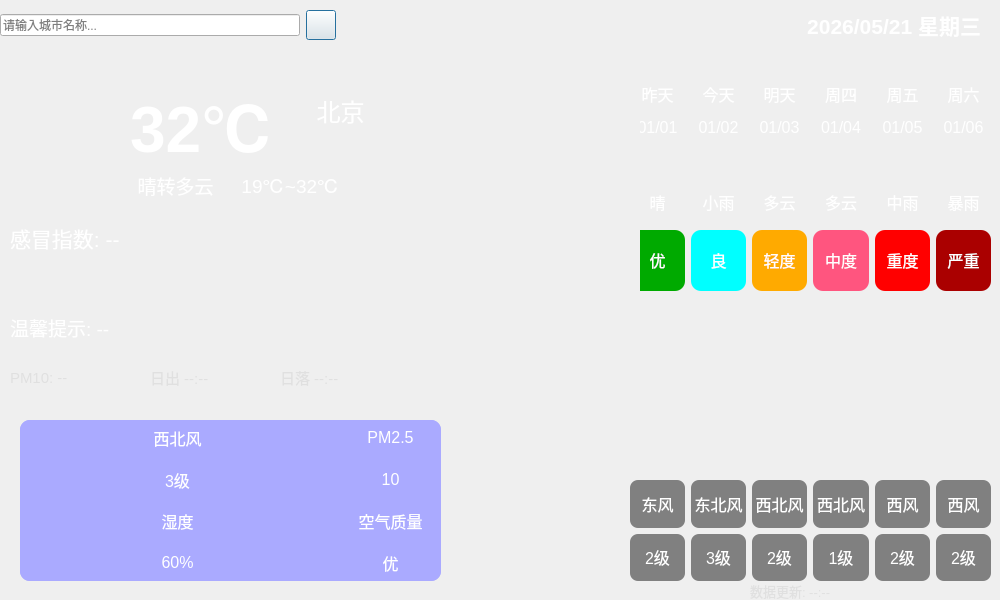
 <widget class="QWidget" name="Widget">
  <property name="geometry">
   <rect>
    <x>0</x>
    <y>0</y>
    <width>1000</width>
    <height>600</height>
   </rect>
  </property>
  <property name="sizePolicy">
   <sizepolicy hsizetype="Fixed" vsizetype="Fixed">
    <horstretch>0</horstretch>
    <verstretch>0</verstretch>
   </sizepolicy>
  </property>
  <property name="windowTitle">
   <string>Form</string>
  </property>
  <property name="styleSheet">
   <string notr="true">#Widget{
		border-image:	url(:/res/weather_bg.jpg)
}
QWidget {
    color: white;
}
QLabel {
    border-radius: 10px;            /* 圆角半径 */
    /* 或者如果你需要边框： */
    /* border: 1px solid gray; */
}</string>
  </property>
  <widget class="QWidget" name="widget_5" native="true">
   <property name="geometry">
    <rect>
     <x>640</x>
     <y>310</y>
     <width>361</width>
     <height>151</height>
    </rect>
   </property>
   <widget class="QLabel" name="lblHighCurve">
    <property name="geometry">
     <rect>
      <x>0</x>
      <y>0</y>
      <width>351</width>
      <height>81</height>
     </rect>
    </property>
    <property name="text">
     <string/>
    </property>
   </widget>
   <widget class="QLabel" name="lblLowCurve">
    <property name="geometry">
     <rect>
      <x>0</x>
      <y>70</y>
      <width>361</width>
      <height>81</height>
     </rect>
    </property>
    <property name="text">
     <string/>
    </property>
   </widget>
  </widget>
  <widget class="QWidget" name="widget_3" native="true">
   <property name="geometry">
    <rect>
     <x>640</x>
     <y>80</y>
     <width>351</width>
     <height>221</height>
    </rect>
   </property>
   <widget class="QWidget" name="widget_10" native="true">
    <property name="geometry">
     <rect>
      <x>-10</x>
      <y>0</y>
      <width>361</width>
      <height>61</height>
     </rect>
    </property>
    <layout class="QGridLayout" name="gridLayout_5">
     <item row="0" column="0">
      <widget class="QLabel" name="lblWeek0">
       <property name="text">
        <string>&lt;html&gt;&lt;head/&gt;&lt;body&gt;&lt;p align=&quot;center&quot;&gt;&lt;span style=&quot; font-size:12pt;&quot;&gt;昨天&lt;/span&gt;&lt;/p&gt;&lt;/body&gt;&lt;/html&gt;</string>
       </property>
      </widget>
     </item>
     <item row="0" column="1">
      <widget class="QLabel" name="lblWeek1">
       <property name="text">
        <string>&lt;html&gt;&lt;head/&gt;&lt;body&gt;&lt;p align=&quot;center&quot;&gt;&lt;span style=&quot; font-size:12pt;&quot;&gt;今天&lt;/span&gt;&lt;/p&gt;&lt;/body&gt;&lt;/html&gt;</string>
       </property>
      </widget>
     </item>
     <item row="0" column="2">
      <widget class="QLabel" name="lblWeek2">
       <property name="text">
        <string>&lt;html&gt;&lt;head/&gt;&lt;body&gt;&lt;p align=&quot;center&quot;&gt;&lt;span style=&quot; font-size:12pt;&quot;&gt;明天&lt;/span&gt;&lt;/p&gt;&lt;/body&gt;&lt;/html&gt;</string>
       </property>
      </widget>
     </item>
     <item row="0" column="3">
      <widget class="QLabel" name="lblWeek3">
       <property name="text">
        <string>&lt;html&gt;&lt;head/&gt;&lt;body&gt;&lt;p align=&quot;center&quot;&gt;&lt;span style=&quot; font-size:12pt;&quot;&gt;周四&lt;/span&gt;&lt;/p&gt;&lt;/body&gt;&lt;/html&gt;</string>
       </property>
      </widget>
     </item>
     <item row="0" column="4">
      <widget class="QLabel" name="lblWeek4">
       <property name="text">
        <string>&lt;html&gt;&lt;head/&gt;&lt;body&gt;&lt;p align=&quot;center&quot;&gt;&lt;span style=&quot; font-size:12pt;&quot;&gt;周五&lt;/span&gt;&lt;/p&gt;&lt;/body&gt;&lt;/html&gt;</string>
       </property>
      </widget>
     </item>
     <item row="0" column="5">
      <widget class="QLabel" name="lblWeek5">
       <property name="text">
        <string>&lt;html&gt;&lt;head/&gt;&lt;body&gt;&lt;p align=&quot;center&quot;&gt;&lt;span style=&quot; font-size:12pt;&quot;&gt;周六&lt;/span&gt;&lt;/p&gt;&lt;/body&gt;&lt;/html&gt;</string>
       </property>
      </widget>
     </item>
     <item row="1" column="0">
      <widget class="QLabel" name="lblDate0">
       <property name="text">
        <string>&lt;html&gt;&lt;head/&gt;&lt;body&gt;&lt;p align=&quot;center&quot;&gt;&lt;span style=&quot; font-size:12pt;&quot;&gt;01/01&lt;/span&gt;&lt;/p&gt;&lt;/body&gt;&lt;/html&gt;</string>
       </property>
      </widget>
     </item>
     <item row="1" column="1">
      <widget class="QLabel" name="lblDate1">
       <property name="text">
        <string>&lt;html&gt;&lt;head/&gt;&lt;body&gt;&lt;p align=&quot;center&quot;&gt;&lt;span style=&quot; font-size:12pt;&quot;&gt;01/02&lt;/span&gt;&lt;/p&gt;&lt;/body&gt;&lt;/html&gt;</string>
       </property>
      </widget>
     </item>
     <item row="1" column="2">
      <widget class="QLabel" name="lblDate2">
       <property name="text">
        <string>&lt;html&gt;&lt;head/&gt;&lt;body&gt;&lt;p align=&quot;center&quot;&gt;&lt;span style=&quot; font-size:12pt;&quot;&gt;01/03&lt;/span&gt;&lt;/p&gt;&lt;/body&gt;&lt;/html&gt;</string>
       </property>
      </widget>
     </item>
     <item row="1" column="3">
      <widget class="QLabel" name="lblDate3">
       <property name="text">
        <string>&lt;html&gt;&lt;head/&gt;&lt;body&gt;&lt;p align=&quot;center&quot;&gt;&lt;span style=&quot; font-size:12pt;&quot;&gt;01/04&lt;/span&gt;&lt;/p&gt;&lt;/body&gt;&lt;/html&gt;</string>
       </property>
      </widget>
     </item>
     <item row="1" column="4">
      <widget class="QLabel" name="lblDate4">
       <property name="text">
        <string>&lt;html&gt;&lt;head/&gt;&lt;body&gt;&lt;p align=&quot;center&quot;&gt;&lt;span style=&quot; font-size:12pt;&quot;&gt;01/05&lt;/span&gt;&lt;/p&gt;&lt;/body&gt;&lt;/html&gt;</string>
       </property>
      </widget>
     </item>
     <item row="1" column="5">
      <widget class="QLabel" name="lblDate5">
       <property name="text">
        <string>&lt;html&gt;&lt;head/&gt;&lt;body&gt;&lt;p align=&quot;center&quot;&gt;&lt;span style=&quot; font-size:12pt;&quot;&gt;01/06&lt;/span&gt;&lt;/p&gt;&lt;/body&gt;&lt;/html&gt;</string>
       </property>
      </widget>
     </item>
    </layout>
   </widget>
   <widget class="QWidget" name="widget_11" native="true">
    <property name="geometry">
     <rect>
      <x>-10</x>
      <y>60</y>
      <width>361</width>
      <height>81</height>
     </rect>
    </property>
    <layout class="QGridLayout" name="gridLayout_6">
     <item row="0" column="0">
      <widget class="QLabel" name="lblTypeIcon0">
       <property name="styleSheet">
        <string notr="true">border-image: url(:/res/type/tq-1.png);</string>
       </property>
       <property name="text">
        <string>&lt;html&gt;&lt;head/&gt;&lt;body&gt;&lt;p align=&quot;center&quot;&gt;&lt;br/&gt;&lt;/p&gt;&lt;/body&gt;&lt;/html&gt;</string>
       </property>
       <property name="scaledContents">
        <bool>true</bool>
       </property>
      </widget>
     </item>
     <item row="0" column="1">
      <widget class="QLabel" name="lblTypeIcon1">
       <property name="styleSheet">
        <string notr="true">border-image: url(:/res/type/xiaoyu.png);</string>
       </property>
       <property name="text">
        <string>&lt;html&gt;&lt;head/&gt;&lt;body&gt;&lt;p align=&quot;center&quot;&gt;&lt;br/&gt;&lt;/p&gt;&lt;/body&gt;&lt;/html&gt;</string>
       </property>
       <property name="scaledContents">
        <bool>true</bool>
       </property>
      </widget>
     </item>
     <item row="0" column="2">
      <widget class="QLabel" name="lblTypeIcon2">
       <property name="styleSheet">
        <string notr="true">border-image: url(:/res/type/duoyun.png);</string>
       </property>
       <property name="text">
        <string>&lt;html&gt;&lt;head/&gt;&lt;body&gt;&lt;p align=&quot;center&quot;&gt;&lt;br/&gt;&lt;/p&gt;&lt;/body&gt;&lt;/html&gt;</string>
       </property>
       <property name="scaledContents">
        <bool>true</bool>
       </property>
      </widget>
     </item>
     <item row="0" column="3">
      <widget class="QLabel" name="lblTypeIcon3">
       <property name="styleSheet">
        <string notr="true">border-image: url(:/res/type/duoyun.png);</string>
       </property>
       <property name="text">
        <string>&lt;html&gt;&lt;head/&gt;&lt;body&gt;&lt;p align=&quot;center&quot;&gt;&lt;br/&gt;&lt;/p&gt;&lt;/body&gt;&lt;/html&gt;</string>
       </property>
       <property name="scaledContents">
        <bool>true</bool>
       </property>
      </widget>
     </item>
     <item row="0" column="4">
      <widget class="QLabel" name="lblTypeIcon4">
       <property name="styleSheet">
        <string notr="true">border-image: url(:/res/type/zhongyu.png);</string>
       </property>
       <property name="text">
        <string>&lt;html&gt;&lt;head/&gt;&lt;body&gt;&lt;p align=&quot;center&quot;&gt;&lt;br/&gt;&lt;/p&gt;&lt;/body&gt;&lt;/html&gt;</string>
       </property>
       <property name="scaledContents">
        <bool>true</bool>
       </property>
      </widget>
     </item>
     <item row="0" column="5">
      <widget class="QLabel" name="lblTypeIcon5">
       <property name="styleSheet">
        <string notr="true">border-image: url(:/res/type/baoyu.png);</string>
       </property>
       <property name="text">
        <string>&lt;html&gt;&lt;head/&gt;&lt;body&gt;&lt;p align=&quot;center&quot;&gt;&lt;br/&gt;&lt;/p&gt;&lt;/body&gt;&lt;/html&gt;</string>
       </property>
       <property name="scaledContents">
        <bool>true</bool>
       </property>
      </widget>
     </item>
     <item row="1" column="0">
      <widget class="QLabel" name="lblType0">
       <property name="text">
        <string>&lt;html&gt;&lt;head/&gt;&lt;body&gt;&lt;p align=&quot;center&quot;&gt;&lt;span style=&quot; font-size:12pt;&quot;&gt;晴&lt;/span&gt;&lt;/p&gt;&lt;/body&gt;&lt;/html&gt;</string>
       </property>
      </widget>
     </item>
     <item row="1" column="1">
      <widget class="QLabel" name="lblType1">
       <property name="text">
        <string>&lt;html&gt;&lt;head/&gt;&lt;body&gt;&lt;p align=&quot;center&quot;&gt;&lt;span style=&quot; font-size:12pt;&quot;&gt;小雨&lt;/span&gt;&lt;/p&gt;&lt;/body&gt;&lt;/html&gt;</string>
       </property>
      </widget>
     </item>
     <item row="1" column="2">
      <widget class="QLabel" name="lblType2">
       <property name="text">
        <string>&lt;html&gt;&lt;head/&gt;&lt;body&gt;&lt;p align=&quot;center&quot;&gt;&lt;span style=&quot; font-size:12pt;&quot;&gt;多云&lt;/span&gt;&lt;/p&gt;&lt;/body&gt;&lt;/html&gt;</string>
       </property>
      </widget>
     </item>
     <item row="1" column="3">
      <widget class="QLabel" name="lblType3">
       <property name="text">
        <string>&lt;html&gt;&lt;head/&gt;&lt;body&gt;&lt;p align=&quot;center&quot;&gt;&lt;span style=&quot; font-size:12pt;&quot;&gt;多云&lt;/span&gt;&lt;/p&gt;&lt;/body&gt;&lt;/html&gt;</string>
       </property>
      </widget>
     </item>
     <item row="1" column="4">
      <widget class="QLabel" name="lblType4">
       <property name="text">
        <string>&lt;html&gt;&lt;head/&gt;&lt;body&gt;&lt;p align=&quot;center&quot;&gt;&lt;span style=&quot; font-size:12pt;&quot;&gt;中雨&lt;/span&gt;&lt;/p&gt;&lt;/body&gt;&lt;/html&gt;</string>
       </property>
      </widget>
     </item>
     <item row="1" column="5">
      <widget class="QLabel" name="lblType5">
       <property name="text">
        <string>&lt;html&gt;&lt;head/&gt;&lt;body&gt;&lt;p align=&quot;center&quot;&gt;&lt;span style=&quot; font-size:12pt;&quot;&gt;暴雨&lt;/span&gt;&lt;/p&gt;&lt;/body&gt;&lt;/html&gt;</string>
       </property>
      </widget>
     </item>
    </layout>
   </widget>
   <widget class="QWidget" name="widget_12" native="true">
    <property name="geometry">
     <rect>
      <x>-10</x>
      <y>150</y>
      <width>361</width>
      <height>61</height>
     </rect>
    </property>
    <layout class="QHBoxLayout" name="horizontalLayout_4">
     <item>
      <widget class="QLabel" name="lblquality0">
       <property name="styleSheet">
        <string notr="true">background-color: rgb(0, 170, 0);</string>
       </property>
       <property name="text">
        <string>&lt;html&gt;&lt;head/&gt;&lt;body&gt;&lt;p align=&quot;center&quot;&gt;&lt;span style=&quot; font-size:12pt;&quot;&gt;优&lt;/span&gt;&lt;/p&gt;&lt;/body&gt;&lt;/html&gt;</string>
       </property>
      </widget>
     </item>
     <item>
      <widget class="QLabel" name="lblquality1">
       <property name="styleSheet">
        <string notr="true">background-color: rgb(0, 255, 255);</string>
       </property>
       <property name="text">
        <string>&lt;html&gt;&lt;head/&gt;&lt;body&gt;&lt;p align=&quot;center&quot;&gt;&lt;span style=&quot; font-size:12pt;&quot;&gt;良&lt;/span&gt;&lt;/p&gt;&lt;/body&gt;&lt;/html&gt;</string>
       </property>
      </widget>
     </item>
     <item>
      <widget class="QLabel" name="lblquality2">
       <property name="styleSheet">
        <string notr="true">background-color: rgb(255, 170, 0);</string>
       </property>
       <property name="text">
        <string>&lt;html&gt;&lt;head/&gt;&lt;body&gt;&lt;p align=&quot;center&quot;&gt;&lt;span style=&quot; font-size:12pt;&quot;&gt;轻度&lt;/span&gt;&lt;/p&gt;&lt;/body&gt;&lt;/html&gt;</string>
       </property>
      </widget>
     </item>
     <item>
      <widget class="QLabel" name="lblquality3">
       <property name="styleSheet">
        <string notr="true">background-color: rgb(255, 85, 127);</string>
       </property>
       <property name="text">
        <string>&lt;html&gt;&lt;head/&gt;&lt;body&gt;&lt;p align=&quot;center&quot;&gt;&lt;span style=&quot; font-size:12pt;&quot;&gt;中度&lt;/span&gt;&lt;/p&gt;&lt;/body&gt;&lt;/html&gt;</string>
       </property>
      </widget>
     </item>
     <item>
      <widget class="QLabel" name="lblquality4">
       <property name="styleSheet">
        <string notr="true">background-color: rgb(255, 0, 0);</string>
       </property>
       <property name="text">
        <string>&lt;html&gt;&lt;head/&gt;&lt;body&gt;&lt;p align=&quot;center&quot;&gt;&lt;span style=&quot; font-size:12pt;&quot;&gt;重度&lt;/span&gt;&lt;/p&gt;&lt;/body&gt;&lt;/html&gt;</string>
       </property>
      </widget>
     </item>
     <item>
      <widget class="QLabel" name="lblquality5">
       <property name="styleSheet">
        <string notr="true">background-color: rgb(170, 0, 0);</string>
       </property>
       <property name="text">
        <string>&lt;html&gt;&lt;head/&gt;&lt;body&gt;&lt;p align=&quot;center&quot;&gt;&lt;span style=&quot; font-size:12pt;&quot;&gt;严重&lt;/span&gt;&lt;/p&gt;&lt;/body&gt;&lt;/html&gt;</string>
       </property>
      </widget>
     </item>
    </layout>
   </widget>
  </widget>
  <widget class="QWidget" name="widget_2" native="true">
   <property name="geometry">
    <rect>
     <x>10</x>
     <y>80</y>
     <width>411</width>
     <height>121</height>
    </rect>
   </property>
   <widget class="QLabel" name="lblTemp">
    <property name="geometry">
     <rect>
      <x>120</x>
      <y>0</y>
      <width>141</width>
      <height>91</height>
     </rect>
    </property>
    <property name="text">
     <string>&lt;html&gt;&lt;head/&gt;&lt;body&gt;&lt;p align=&quot;center&quot;&gt;&lt;span style=&quot; font-size:48pt; font-weight:700;&quot;&gt;32℃&lt;/span&gt;&lt;/p&gt;&lt;/body&gt;&lt;/html&gt;</string>
    </property>
   </widget>
   <widget class="QLabel" name="lblCity">
    <property name="geometry">
     <rect>
      <x>250</x>
      <y>0</y>
      <width>161</width>
      <height>61</height>
     </rect>
    </property>
    <property name="text">
     <string>&lt;html&gt;&lt;head/&gt;&lt;body&gt;&lt;p align=&quot;center&quot;&gt;&lt;span style=&quot; font-size:18pt;&quot;&gt;北京&lt;/span&gt;&lt;/p&gt;&lt;/body&gt;&lt;/html&gt;</string>
    </property>
   </widget>
   <widget class="QLabel" name="lblTypeIcon">
    <property name="geometry">
     <rect>
      <x>0</x>
      <y>0</y>
      <width>111</width>
      <height>111</height>
     </rect>
    </property>
    <property name="styleSheet">
     <string notr="true">border-image: url(:/res/type/tq-1.png);</string>
    </property>
    <property name="text">
     <string/>
    </property>
    <property name="scaledContents">
     <bool>true</bool>
    </property>
   </widget>
   <widget class="QLabel" name="lblType">
    <property name="geometry">
     <rect>
      <x>120</x>
      <y>90</y>
      <width>91</width>
      <height>31</height>
     </rect>
    </property>
    <property name="text">
     <string>&lt;html&gt;&lt;head/&gt;&lt;body&gt;&lt;p align=&quot;center&quot;&gt;&lt;span style=&quot; font-size:14pt;&quot;&gt;晴转多云&lt;/span&gt;&lt;/p&gt;&lt;/body&gt;&lt;/html&gt;</string>
    </property>
   </widget>
   <widget class="QLabel" name="lblLowHigh">
    <property name="geometry">
     <rect>
      <x>230</x>
      <y>90</y>
      <width>101</width>
      <height>31</height>
     </rect>
    </property>
    <property name="text">
     <string>&lt;html&gt;&lt;head/&gt;&lt;body&gt;&lt;p align=&quot;center&quot;&gt;&lt;span style=&quot; font-size:14pt;&quot;&gt;19℃~32℃&lt;/span&gt;&lt;/p&gt;&lt;/body&gt;&lt;/html&gt;</string>
    </property>
   </widget>
  </widget>
  <widget class="QWidget" name="widget" native="true">
   <property name="geometry">
    <rect>
     <x>0</x>
     <y>0</y>
     <width>981</width>
     <height>51</height>
    </rect>
   </property>
   <property name="styleSheet">
    <string notr="true">color: rgb(0, 0, 0);</string>
   </property>
   <layout class="QHBoxLayout" name="horizontalLayout_3">
    <item>
     <widget class="QLineEdit" name="lineEdit_2">
      <property name="sizePolicy">
       <sizepolicy hsizetype="Fixed" vsizetype="Fixed">
        <horstretch>0</horstretch>
        <verstretch>0</verstretch>
       </sizepolicy>
      </property>
      <property name="minimumSize">
       <size>
        <width>300</width>
        <height>0</height>
       </size>
      </property>
      <property name="maximumSize">
       <size>
        <width>300</width>
        <height>16777215</height>
       </size>
      </property>
      <property name="styleSheet">
       <string notr="true">color: rgb(0, 0, 0);
QLineEdit::placeholder { color: rgb(140, 140, 140); };
QLineEdit{border-radius: 15px;}</string>
      </property>
      <property name="text">
       <string/>
      </property>
      <property name="placeholderText">
       <string>请输入城市名称...</string>
      </property>
     </widget>
    </item>
    <item>
     <widget class="QPushButton" name="pushButton_2">
      <property name="sizePolicy">
       <sizepolicy hsizetype="Fixed" vsizetype="Fixed">
        <horstretch>0</horstretch>
        <verstretch>0</verstretch>
       </sizepolicy>
      </property>
      <property name="minimumSize">
       <size>
        <width>30</width>
        <height>30</height>
       </size>
      </property>
      <property name="maximumSize">
       <size>
        <width>30</width>
        <height>30</height>
       </size>
      </property>
      <property name="styleSheet">
       <string notr="true">border-image: url(:/res/search.png);</string>
      </property>
      <property name="text">
       <string/>
      </property>
      <property name="autoDefault">
       <bool>false</bool>
      </property>
      <property name="default">
       <bool>true</bool>
      </property>
      <property name="flat">
       <bool>false</bool>
      </property>
     </widget>
    </item>
    <item>
     <spacer name="horizontalSpacer_2">
      <property name="orientation">
       <enum>Qt::Horizontal</enum>
      </property>
      <property name="sizeType">
       <enum>QSizePolicy::Fixed</enum>
      </property>
      <property name="sizeHint" stdset="0">
       <size>
        <width>50</width>
        <height>20</height>
       </size>
      </property>
     </spacer>
    </item>
    <item>
     <widget class="QLabel" name="lblDate">
      <property name="sizePolicy">
       <sizepolicy hsizetype="Expanding" vsizetype="Expanding">
        <horstretch>0</horstretch>
        <verstretch>0</verstretch>
       </sizepolicy>
      </property>
      <property name="styleSheet">
       <string notr="true">color: rgb(255, 255, 255);
</string>
      </property>
      <property name="text">
       <string>&lt;html&gt;&lt;head/&gt;&lt;body&gt;&lt;p&gt;&lt;span style=&quot; font-size:16pt; font-weight:700;&quot;&gt;2026/05/21 星期三&lt;/span&gt;&lt;/p&gt;&lt;/body&gt;&lt;/html&gt;</string>
      </property>
      <property name="alignment">
       <set>Qt::AlignRight|Qt::AlignTrailing|Qt::AlignVCenter</set>
      </property>
     </widget>
    </item>
   </layout>
  </widget>
  <widget class="QWidget" name="widget_4" native="true">
   <property name="geometry">
    <rect>
     <x>20</x>
     <y>420</y>
     <width>421</width>
     <height>161</height>
    </rect>
   </property>
   <property name="styleSheet">
    <string notr="true">QWidget { background-color:rgb(170, 170, 255);; border-radius: 10px; }
</string>
   </property>
   <layout class="QGridLayout" name="gridLayout">
    <item row="3" column="3">
     <widget class="QLabel" name="lblQuality">
      <property name="text">
       <string>&lt;html&gt;&lt;head/&gt;&lt;body&gt;&lt;p align=&quot;center&quot;&gt;&lt;span style=&quot; font-size:12pt;&quot;&gt;优&lt;/span&gt;&lt;/p&gt;&lt;/body&gt;&lt;/html&gt;</string>
      </property>
     </widget>
    </item>
    <item row="2" column="3">
     <widget class="QLabel" name="label_105">
      <property name="text">
       <string>&lt;html&gt;&lt;head/&gt;&lt;body&gt;&lt;p align=&quot;center&quot;&gt;&lt;span style=&quot; font-size:12pt;&quot;&gt;空气质量&lt;/span&gt;&lt;/p&gt;&lt;/body&gt;&lt;/html&gt;</string>
      </property>
     </widget>
    </item>
    <item row="2" column="1">
     <widget class="QLabel" name="label_104">
      <property name="text">
       <string>&lt;html&gt;&lt;head/&gt;&lt;body&gt;&lt;p align=&quot;center&quot;&gt;&lt;span style=&quot; font-size:12pt;&quot;&gt;湿度&lt;/span&gt;&lt;/p&gt;&lt;/body&gt;&lt;/html&gt;</string>
      </property>
     </widget>
    </item>
    <item row="1" column="3">
     <widget class="QLabel" name="lblPM25">
      <property name="text">
       <string>&lt;html&gt;&lt;head/&gt;&lt;body&gt;&lt;p align=&quot;center&quot;&gt;&lt;span style=&quot; font-size:12pt;&quot;&gt;10&lt;/span&gt;&lt;/p&gt;&lt;/body&gt;&lt;/html&gt;</string>
      </property>
     </widget>
    </item>
    <item row="1" column="1">
     <widget class="QLabel" name="lblWindFl">
      <property name="text">
       <string>&lt;html&gt;&lt;head/&gt;&lt;body&gt;&lt;p align=&quot;center&quot;&gt;&lt;span style=&quot; font-size:12pt;&quot;&gt;3级&lt;/span&gt;&lt;/p&gt;&lt;/body&gt;&lt;/html&gt;</string>
      </property>
     </widget>
    </item>
    <item row="3" column="1">
     <widget class="QLabel" name="lblShidu">
      <property name="text">
       <string>&lt;html&gt;&lt;head/&gt;&lt;body&gt;&lt;p align=&quot;center&quot;&gt;&lt;span style=&quot; font-size:12pt;&quot;&gt;60%&lt;/span&gt;&lt;/p&gt;&lt;/body&gt;&lt;/html&gt;</string>
      </property>
     </widget>
    </item>
    <item row="0" column="1">
     <widget class="QLabel" name="lblWindFx">
      <property name="text">
       <string>&lt;html&gt;&lt;head/&gt;&lt;body&gt;&lt;p align=&quot;center&quot;&gt;&lt;span style=&quot; font-size:12pt;&quot;&gt;西北风&lt;/span&gt;&lt;/p&gt;&lt;/body&gt;&lt;/html&gt;</string>
      </property>
     </widget>
    </item>
    <item row="0" column="3">
     <widget class="QLabel" name="label_103">
      <property name="text">
       <string>&lt;html&gt;&lt;head/&gt;&lt;body&gt;&lt;p align=&quot;center&quot;&gt;&lt;span style=&quot; font-size:12pt;&quot;&gt;PM2.5&lt;/span&gt;&lt;/p&gt;&lt;/body&gt;&lt;/html&gt;</string>
      </property>
     </widget>
    </item>
    <item row="2" column="0" rowspan="2">
     <widget class="QLabel" name="label_23">
      <property name="styleSheet">
       <string notr="true">border-image: url(:/res/humidity.png);</string>
      </property>
      <property name="text">
       <string/>
      </property>
     </widget>
    </item>
    <item row="0" column="0" rowspan="2">
     <widget class="QLabel" name="label_16">
      <property name="styleSheet">
       <string notr="true">border-image: url(:/res/wind.png);</string>
      </property>
      <property name="text">
       <string/>
      </property>
     </widget>
    </item>
    <item row="0" column="2" rowspan="2">
     <widget class="QLabel" name="label_22">
      <property name="styleSheet">
       <string notr="true">border-image: url(:/res/pm2.5.png);</string>
      </property>
      <property name="text">
       <string/>
      </property>
     </widget>
    </item>
    <item row="2" column="2" rowspan="2">
     <widget class="QLabel" name="label_24">
      <property name="styleSheet">
       <string notr="true">border-image: url(:/res/kognqiquality.png);</string>
      </property>
      <property name="text">
       <string/>
      </property>
     </widget>
    </item>
   </layout>
  </widget>
  <widget class="QLabel" name="lblGanmao">
   <property name="geometry">
    <rect>
     <x>10</x>
     <y>210</y>
     <width>411</width>
     <height>55</height>
    </rect>
   </property>
   <property name="styleSheet">
    <string notr="true">font-size:16pt;</string>
   </property>
   <property name="text">
    <string>感冒指数: --</string>
   </property>
   <property name="wordWrap">
    <bool>true</bool>
   </property>
  </widget>
  <widget class="QLabel" name="lblNotice">
   <property name="geometry">
    <rect>
     <x>10</x>
     <y>310</y>
     <width>411</width>
     <height>35</height>
    </rect>
   </property>
   <property name="styleSheet">
    <string notr="true">font-size:14pt;</string>
   </property>
   <property name="text">
    <string>温馨提示: --</string>
   </property>
   <property name="wordWrap">
    <bool>true</bool>
   </property>
  </widget>
  <widget class="QLabel" name="lblPM10">
   <property name="geometry">
    <rect>
     <x>10</x>
     <y>365</y>
     <width>130</width>
     <height>25</height>
    </rect>
   </property>
   <property name="styleSheet">
    <string notr="true">font-size:11pt; color: #e0e0e0;</string>
   </property>
   <property name="text">
    <string>PM10: --</string>
   </property>
  </widget>
  <widget class="QLabel" name="lblSunrise">
   <property name="geometry">
    <rect>
     <x>150</x>
     <y>365</y>
     <width>120</width>
     <height>25</height>
    </rect>
   </property>
   <property name="styleSheet">
    <string notr="true">font-size:11pt; color: #e0e0e0;</string>
   </property>
   <property name="text">
    <string>日出 --:--</string>
   </property>
  </widget>
  <widget class="QLabel" name="lblSunset">
   <property name="geometry">
    <rect>
     <x>280</x>
     <y>365</y>
     <width>130</width>
     <height>25</height>
    </rect>
   </property>
   <property name="styleSheet">
    <string notr="true">font-size:11pt; color: #e0e0e0;</string>
   </property>
   <property name="text">
    <string>日落 --:--</string>
   </property>
  </widget>
  <widget class="QLabel" name="lblUpdateTime">
   <property name="geometry">
    <rect>
     <x>750</x>
     <y>583</y>
     <width>230</width>
     <height>16</height>
    </rect>
   </property>
   <property name="styleSheet">
    <string notr="true">font-size:10pt; color: #e0e0e0;</string>
   </property>
   <property name="text">
    <string>数据更新: --:--</string>
   </property>
  </widget>
  <widget class="QWidget" name="widget_6" native="true">
   <property name="geometry">
    <rect>
     <x>630</x>
     <y>480</y>
     <width>361</width>
     <height>101</height>
    </rect>
   </property>
   <property name="styleSheet">
    <string notr="true">QLabel {
    border-radius: 8px;            /* 圆角半径 */
	background-color: rgb(128, 128, 128);
    /* 或者如果你需要边框： */
    /* border: 1px solid gray; */
}</string>
   </property>
   <layout class="QGridLayout" name="gridLayout_8">
    <item row="0" column="0">
     <widget class="QLabel" name="lblFX0">
      <property name="text">
       <string>&lt;html&gt;&lt;head/&gt;&lt;body&gt;&lt;p align=&quot;center&quot;&gt;&lt;span style=&quot; font-size:12pt;&quot;&gt;东风&lt;/span&gt;&lt;/p&gt;&lt;/body&gt;&lt;/html&gt;</string>
      </property>
     </widget>
    </item>
    <item row="0" column="1">
     <widget class="QLabel" name="lblFX1">
      <property name="text">
       <string>&lt;html&gt;&lt;head/&gt;&lt;body&gt;&lt;p align=&quot;center&quot;&gt;&lt;span style=&quot; font-size:12pt;&quot;&gt;东北风&lt;/span&gt;&lt;/p&gt;&lt;/body&gt;&lt;/html&gt;</string>
      </property>
     </widget>
    </item>
    <item row="0" column="2">
     <widget class="QLabel" name="lblFX2">
      <property name="text">
       <string>&lt;html&gt;&lt;head/&gt;&lt;body&gt;&lt;p align=&quot;center&quot;&gt;&lt;span style=&quot; font-size:12pt;&quot;&gt;西北风&lt;/span&gt;&lt;/p&gt;&lt;/body&gt;&lt;/html&gt;</string>
      </property>
     </widget>
    </item>
    <item row="0" column="3">
     <widget class="QLabel" name="lblFX3">
      <property name="text">
       <string>&lt;html&gt;&lt;head/&gt;&lt;body&gt;&lt;p align=&quot;center&quot;&gt;&lt;span style=&quot; font-size:12pt;&quot;&gt;西北风&lt;/span&gt;&lt;/p&gt;&lt;/body&gt;&lt;/html&gt;</string>
      </property>
     </widget>
    </item>
    <item row="0" column="4">
     <widget class="QLabel" name="lblFX4">
      <property name="text">
       <string>&lt;html&gt;&lt;head/&gt;&lt;body&gt;&lt;p align=&quot;center&quot;&gt;&lt;span style=&quot; font-size:12pt;&quot;&gt;西风&lt;/span&gt;&lt;/p&gt;&lt;/body&gt;&lt;/html&gt;</string>
      </property>
     </widget>
    </item>
    <item row="0" column="5">
     <widget class="QLabel" name="lblFX5">
      <property name="text">
       <string>&lt;html&gt;&lt;head/&gt;&lt;body&gt;&lt;p align=&quot;center&quot;&gt;&lt;span style=&quot; font-size:12pt;&quot;&gt;西风&lt;/span&gt;&lt;/p&gt;&lt;/body&gt;&lt;/html&gt;</string>
      </property>
     </widget>
    </item>
    <item row="1" column="0">
     <widget class="QLabel" name="lblFl0">
      <property name="text">
       <string>&lt;html&gt;&lt;head/&gt;&lt;body&gt;&lt;p align=&quot;center&quot;&gt;&lt;span style=&quot; font-size:12pt;&quot;&gt;2级&lt;/span&gt;&lt;/p&gt;&lt;/body&gt;&lt;/html&gt;</string>
      </property>
     </widget>
    </item>
    <item row="1" column="1">
     <widget class="QLabel" name="lblFl1">
      <property name="text">
       <string>&lt;html&gt;&lt;head/&gt;&lt;body&gt;&lt;p align=&quot;center&quot;&gt;&lt;span style=&quot; font-size:12pt;&quot;&gt;3级&lt;/span&gt;&lt;/p&gt;&lt;/body&gt;&lt;/html&gt;</string>
      </property>
     </widget>
    </item>
    <item row="1" column="2">
     <widget class="QLabel" name="lblFl2">
      <property name="text">
       <string>&lt;html&gt;&lt;head/&gt;&lt;body&gt;&lt;p align=&quot;center&quot;&gt;&lt;span style=&quot; font-size:12pt;&quot;&gt;2级&lt;/span&gt;&lt;/p&gt;&lt;/body&gt;&lt;/html&gt;</string>
      </property>
     </widget>
    </item>
    <item row="1" column="3">
     <widget class="QLabel" name="lblFl3">
      <property name="text">
       <string>&lt;html&gt;&lt;head/&gt;&lt;body&gt;&lt;p align=&quot;center&quot;&gt;&lt;span style=&quot; font-size:12pt;&quot;&gt;1级&lt;/span&gt;&lt;/p&gt;&lt;/body&gt;&lt;/html&gt;</string>
      </property>
     </widget>
    </item>
    <item row="1" column="4">
     <widget class="QLabel" name="lblFl4">
      <property name="text">
       <string>&lt;html&gt;&lt;head/&gt;&lt;body&gt;&lt;p align=&quot;center&quot;&gt;&lt;span style=&quot; font-size:12pt;&quot;&gt;2级&lt;/span&gt;&lt;/p&gt;&lt;/body&gt;&lt;/html&gt;</string>
      </property>
     </widget>
    </item>
    <item row="1" column="5">
     <widget class="QLabel" name="lblFl5">
      <property name="text">
       <string>&lt;html&gt;&lt;head/&gt;&lt;body&gt;&lt;p align=&quot;center&quot;&gt;&lt;span style=&quot; font-size:12pt;&quot;&gt;2级&lt;/span&gt;&lt;/p&gt;&lt;/body&gt;&lt;/html&gt;</string>
      </property>
     </widget>
    </item>
   </layout>
  </widget>
 </widget>
